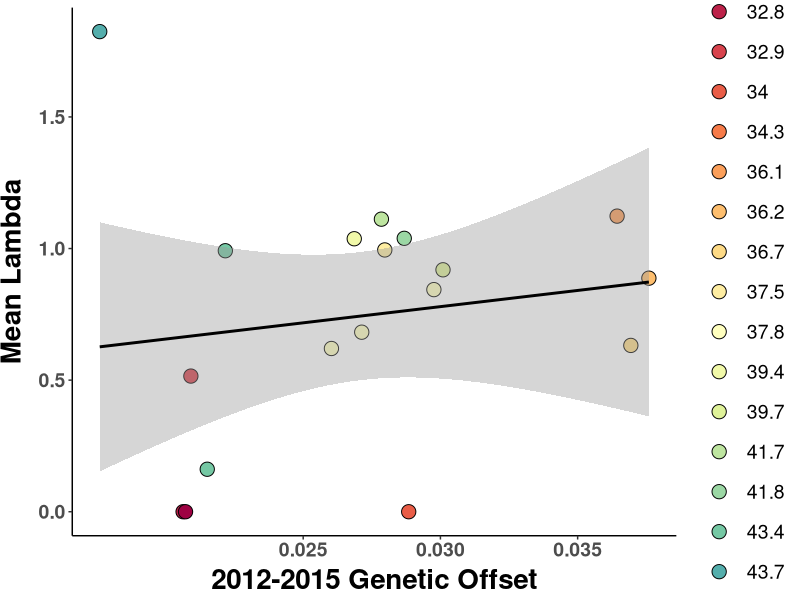
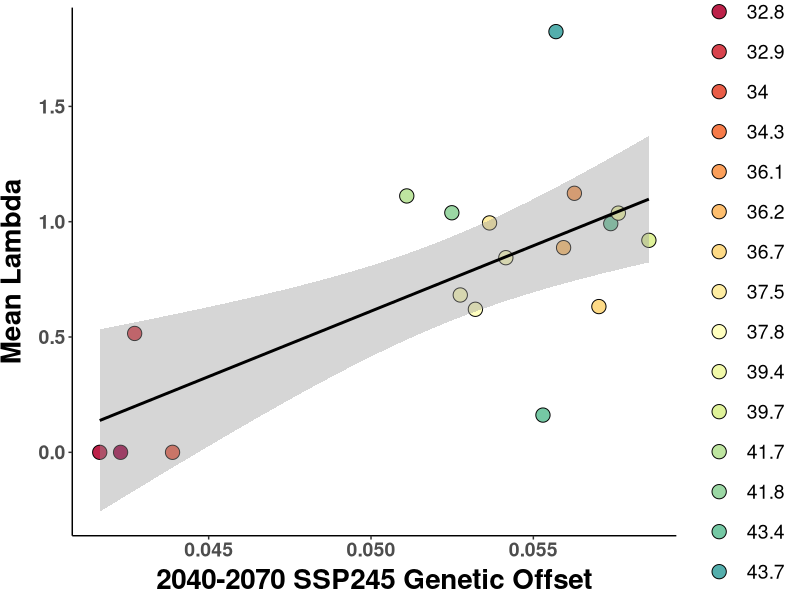
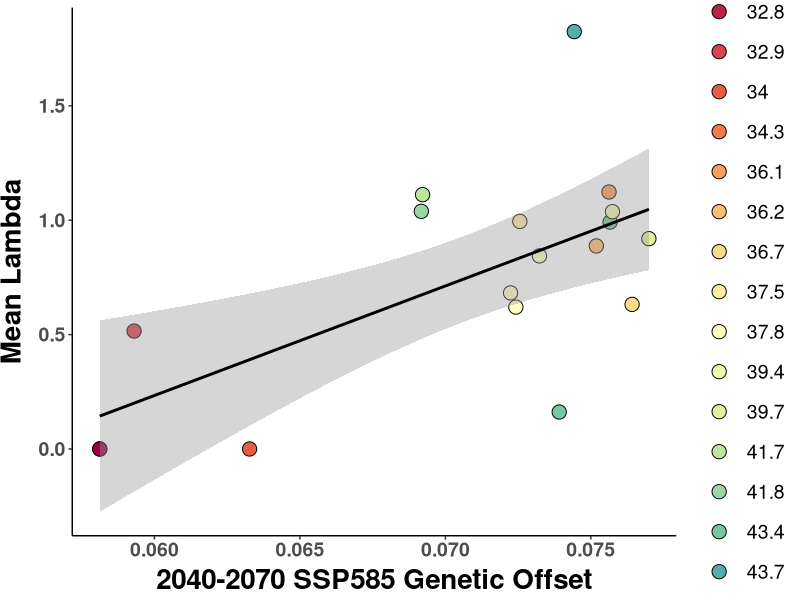
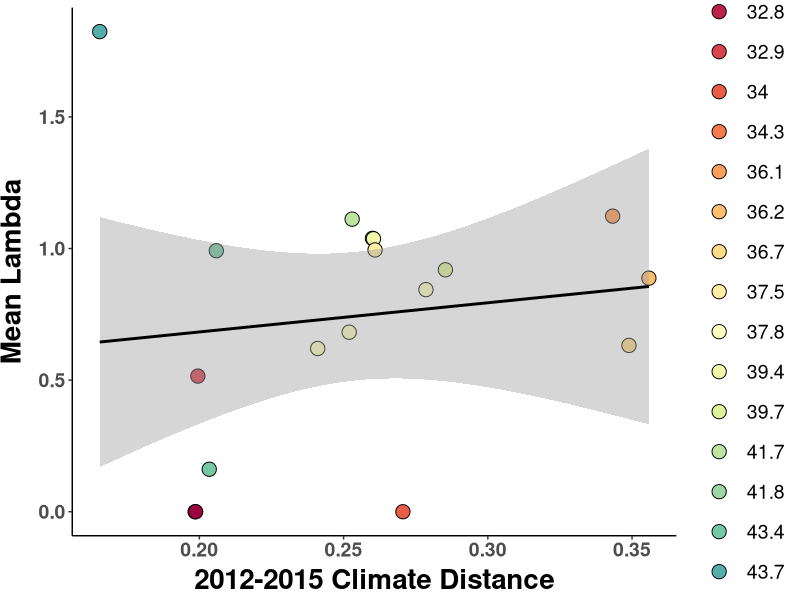
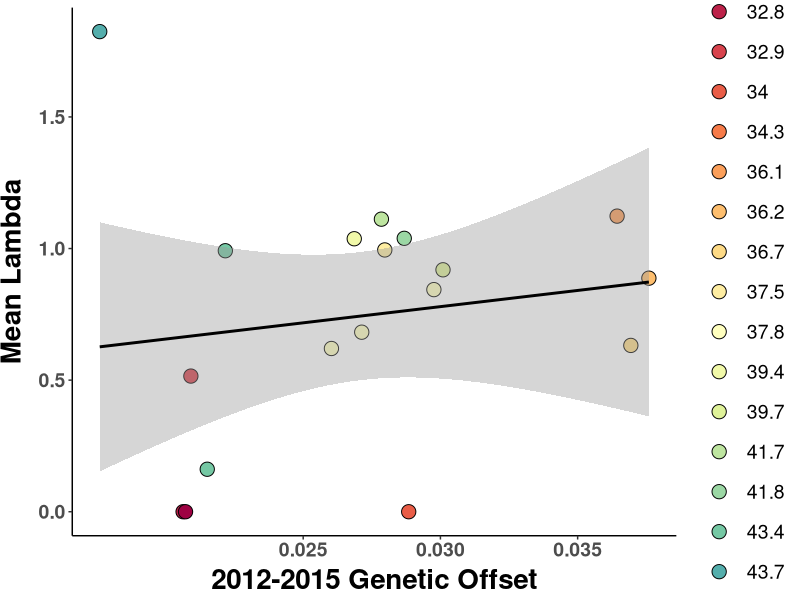
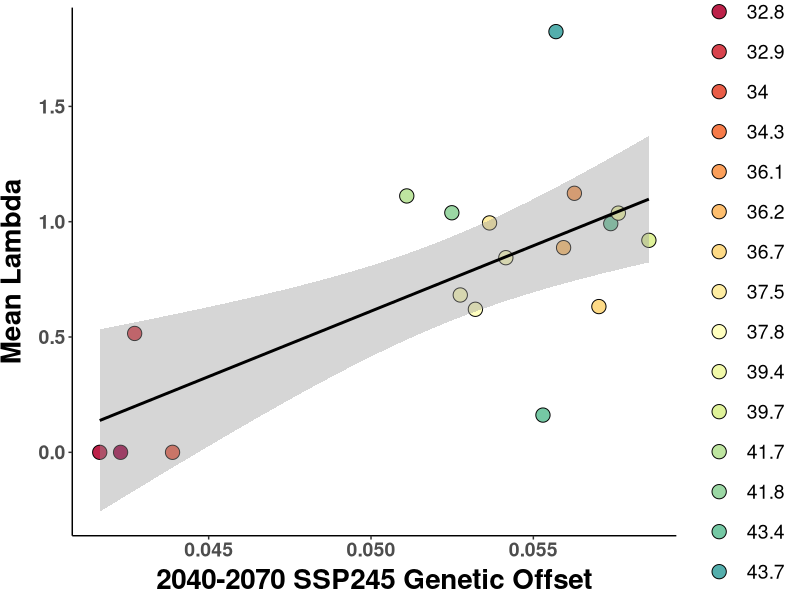
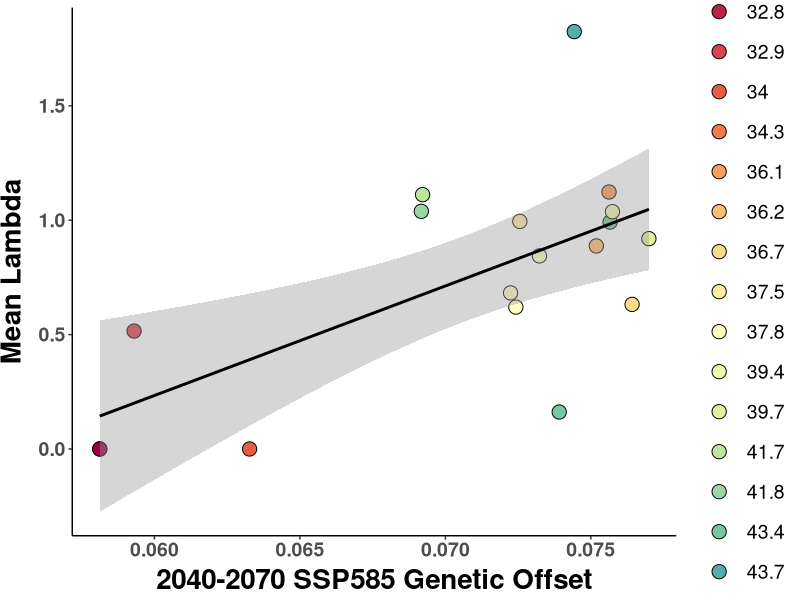
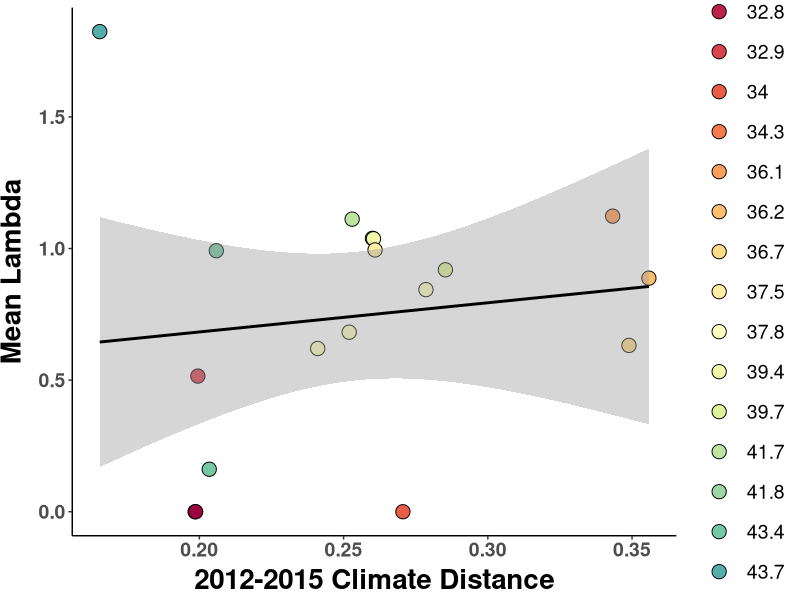

Generate these figures, in order, with R:
##################################################################################
## Plot offset against lambda.mean
## Author Daniel Anstett
## 
## 
## Last Modified April 19, 2023
###################################################################################

#Library install and import
library(tidyverse) 
library(car)
library(ggrepel)
library(RColorBrewer)

#Import data
offset_pop <- read_csv("data/genomic_data/offset_pop_beagle.csv")
#offset_pop <- offset_pop %>% filter(Demo_ID!=24)

#stats
lm.1215 <- lm(lambda.mean~offset_1215,data=offset_pop)
lm.SSP245 <- lm(lambda.mean~offset_SSP245,data=offset_pop)
lm.SSP585 <- lm(lambda.mean~offset_SSP585,data=offset_pop)
lm.dist <- lm(lambda.mean~offset_climate,data=offset_pop)


summary(lm.1215)
summary(lm.SSP245)
summary(lm.SSP585)


Anova(lm.1215,type="III")
Anova(lm.SSP245,type="III")
Anova(lm.SSP585,type="III")
Anova(lm.dist,type="III")


###########################################################################################################


# N-S color gradient
lat_cols=colorRampPalette(brewer.pal(11,"Spectral"))
n.sites <- length(unique(offset_pop$Site))
color.list <- lat_cols(n.sites)


#2012-2015 offset plotted against lambda
ggplot(offset_pop, aes(x=offset_1215, y=lambda.mean)) + 
  geom_point(aes(fill=as.factor(round(Latitude, 1))),shape=21,size =4.5)+
  geom_smooth(method=lm,color="black")+
  scale_y_continuous(name="Mean Lambda")+
  scale_x_continuous(name="2012-2015 Genetic Offset",breaks=c(0.025,0.03,0.035,0.04,0.045))+
  scale_fill_manual(values=color.list) +
  theme_classic() + theme(
    axis.text.x = element_text(size=14, face="bold"),
    axis.text.y = element_text(size=14,face="bold"),
    axis.title.x = element_text(color="black", size=20, vjust = 0.5, face="bold"),
    axis.title.y = element_text(color="black", size=20,vjust = 2, face="bold",hjust=0.5),
    legend.title = element_blank(),
    legend.text = element_text(size = 14),  # Increase the size of the legend text
    legend.key.size = unit(2, "lines")  # Increase the size of the legend dots
  )
ggsave("Graphs/lambda_gradient/5_offset_mean_1215.pdf",width=8, height = 6, units = "in")


#SSP 245 offset plotted against lambda
ggplot(offset_pop, aes(x=offset_SSP245, y=lambda.mean)) + 
  geom_point(aes(fill=as.factor(round(Latitude, 1))),shape=21,size =4.5)+
  geom_smooth(method=lm,color="black")+
  scale_y_continuous(name="Mean Lambda")+
  scale_x_continuous(name="2040-2070 SSP245 Genetic Offset",breaks=c(0.04,0.045,0.05,0.055,0.06))+
  scale_fill_manual(values=color.list) +
  theme_classic() + theme(
    axis.text.x = element_text(size=14, face="bold"),
    axis.text.y = element_text(size=14,face="bold"),
    axis.title.x = element_text(color="black", size=20, vjust = 0.5, face="bold"),
    axis.title.y = element_text(color="black", size=20,vjust = 2, face="bold",hjust=0.5),
    legend.title = element_blank(),
    legend.text = element_text(size = 14),  # Increase the size of the legend text
    legend.key.size = unit(2, "lines")  # Increase the size of the legend dots
  )
ggsave("Graphs/lambda_gradient/6_offset_mean_ssp245.pdf",width=8, height = 6, units = "in")

#SSP 585 offset plotted against lambda
ggplot(offset_pop, aes(x=offset_SSP585, y=lambda.mean)) + 
  geom_point(aes(fill=as.factor(round(Latitude, 1))),shape=21,size =4.5)+
  geom_smooth(method=lm,color="black")+
  scale_y_continuous(name="Mean Lambda")+
  scale_x_continuous(name="2040-2070 SSP585 Genetic Offset",breaks=c(0.055,0.06,0.065,0.07,0.075))+
  scale_fill_manual(values=color.list) +
  theme_classic() + theme(
    axis.text.x = element_text(size=14, face="bold"),
    axis.text.y = element_text(size=14,face="bold"),
    axis.title.x = element_text(color="black", size=20, vjust = 0.5, face="bold"),
    axis.title.y = element_text(color="black", size=20,vjust = 2, face="bold",hjust=0.5),
    legend.title = element_blank(),
    legend.text = element_text(size = 14),  # Increase the size of the legend text
    legend.key.size = unit(2, "lines")  # Increase the size of the legend dots
  )
ggsave("Graphs/lambda_gradient/7_offset_mean_ssp585.pdf",width=8, height = 6, units = "in")




###########################

#climate distance plotted against lambda
ggplot(offset_pop, aes(x=offset_climate, y=lambda.mean)) + 
  geom_point(aes(fill=as.factor(round(Latitude, 1))),shape=21,size =4.5)+
  geom_smooth(method=lm,color="black")+
  scale_y_continuous(name="Mean Lambda")+
  scale_x_continuous(name="2012-2015 Climate Distance")+
  scale_fill_manual(values=color.list) +
  theme_classic() + theme(
    axis.text.x = element_text(size=14, face="bold"),
    axis.text.y = element_text(size=14,face="bold"),
    axis.title.x = element_text(color="black", size=20, vjust = 0.5, face="bold"),
    axis.title.y = element_text(color="black", size=20,vjust = 2, face="bold",hjust=0.5),
    legend.title = element_blank(),
    legend.text = element_text(size = 14),  # Increase the size of the legend text
    legend.key.size = unit(2, "lines")  # Increase the size of the legend dots
  )
ggsave("Graphs/lambda_gradient/8_distance_mean.pdf",width=8, height = 6, units = "in")




